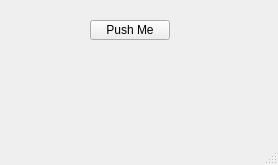
<?xml version="1.0" encoding="UTF-8"?>
<ui version="4.0">
 <class>MainWindow</class>
 <widget class="QMainWindow" name="MainWindow">
  <property name="geometry">
   <rect>
    <x>0</x>
    <y>0</y>
    <width>278</width>
    <height>165</height>
   </rect>
  </property>
  <property name="windowTitle">
   <string>MainWindow</string>
  </property>
  <widget class="QWidget" name="centralwidget">
   <widget class="QPushButton" name="pushButton">
    <property name="geometry">
     <rect>
      <x>90</x>
      <y>20</y>
      <width>80</width>
      <height>20</height>
     </rect>
    </property>
    <property name="text">
     <string>Push Me</string>
    </property>
   </widget>
   <widget class="QLabel" name="label">
    <property name="geometry">
     <rect>
      <x>80</x>
      <y>60</y>
      <width>91</width>
      <height>21</height>
     </rect>
    </property>
    <property name="text">
     <string/>
    </property>
   </widget>
  </widget>
  <widget class="QMenuBar" name="menubar">
   <property name="geometry">
    <rect>
     <x>0</x>
     <y>0</y>
     <width>278</width>
     <height>19</height>
    </rect>
   </property>
  </widget>
  <widget class="QStatusBar" name="statusbar"/>
 </widget>
 <resources/>
 <connections/>
</ui>
